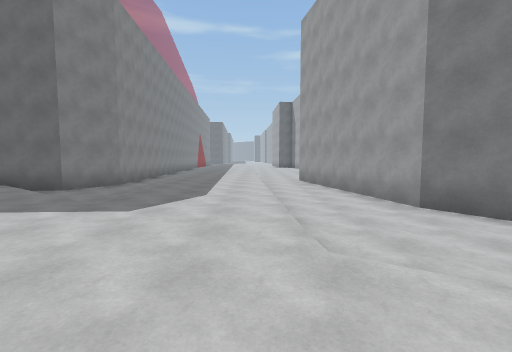
View 1 (above)

12 first-person views from a walk through a 3-D level made in the Unity game engine. The camera is 1.5 m above the floor, tilts 4° down and sees 90° across. The floor is counted in squares, 2 m on a side. Each view is taken from the middle of a square. On the plan, view 1 faces up. The plan holds only what a view shows up to about 9 squares ahead; the rest is blank. The place goes on beyond the plan. Surface patterns are stand-ins for the level's own textures.

View 2
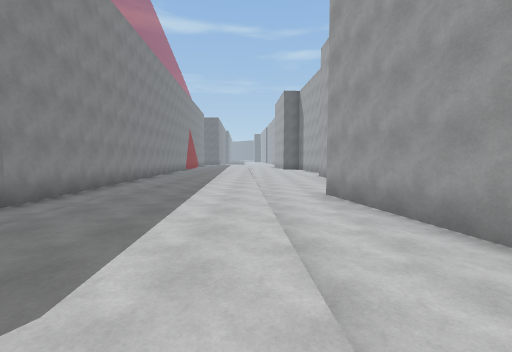

View 3
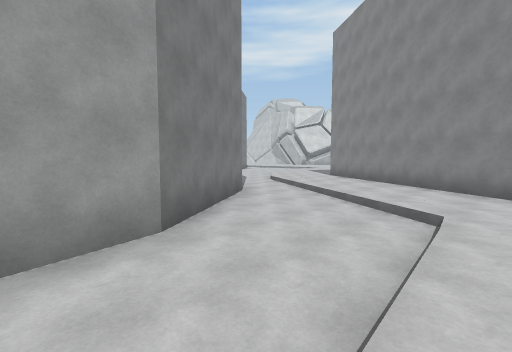

View 4
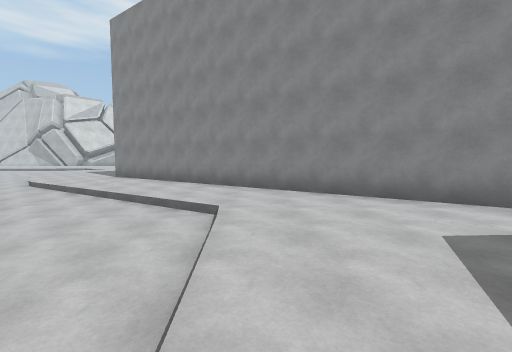

View 5
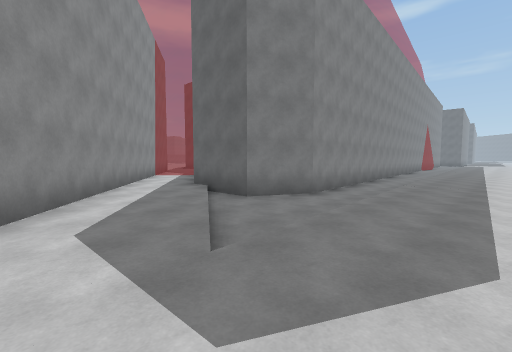

View 6
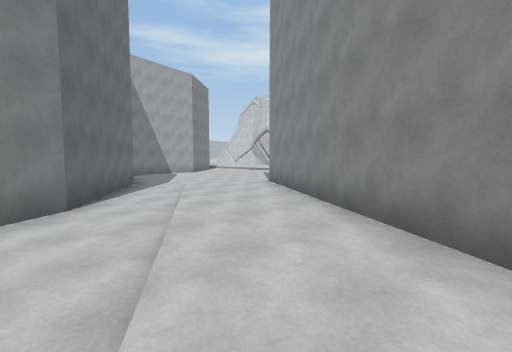

View 7
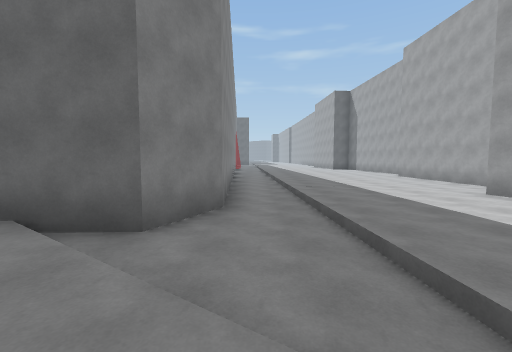

View 8
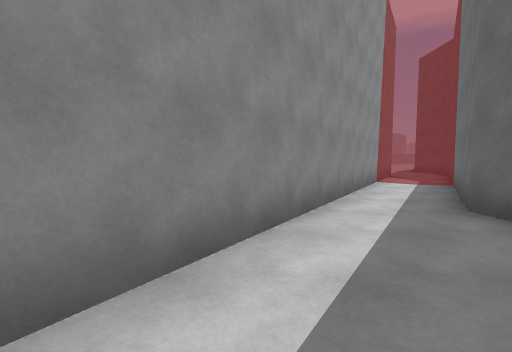

View 9
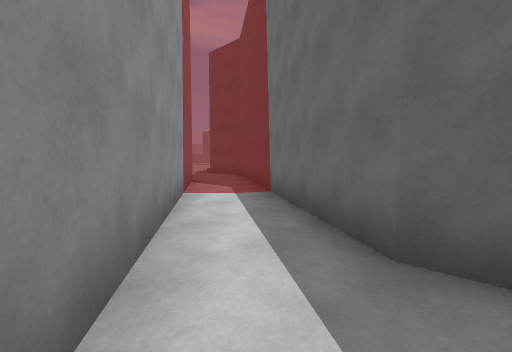

View 10
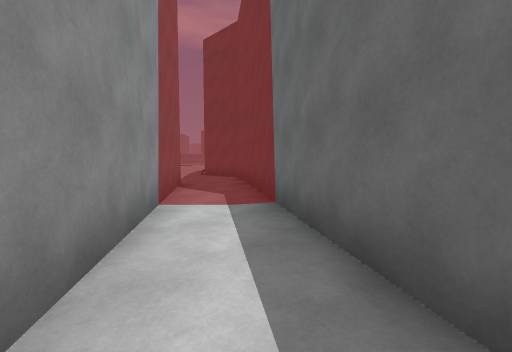

View 11
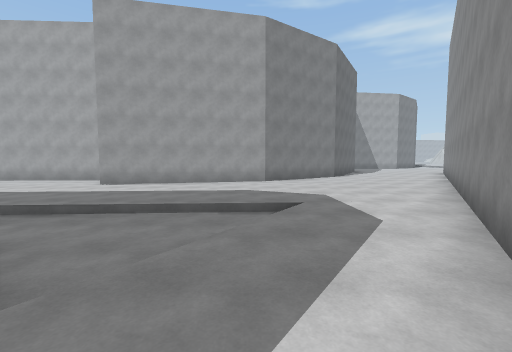

View 12
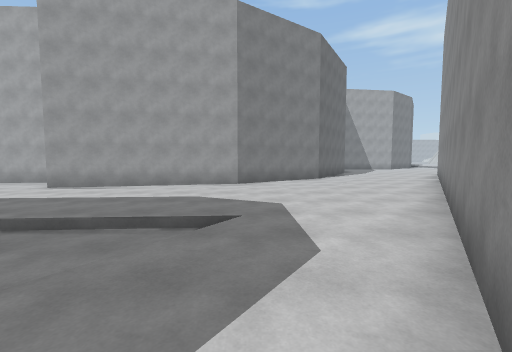

### Floor plan
Key: @ floor where view 1 was taken; # wall or solid block; . main floor; - floor 0.25 m lower than the main floor; / step, stairs or slope; = window, fence, low wall or low ledge.
Columns run from 15 left of view 1 to 9 right of it. Each row starts with its distance up from view 1.
 13           #-/../---#
 12 ==        #-/../---#
 11 ===       #-//./--
 10 =====#    #-/../-#
  9  ====##   #-/../-##
  8   ==..#####-/../--#
  7    ##...##--/...--#
  6     ##..../-/...--#
  5      ###.../-...--##
  4        ##.../...---#
  3         ###.....---##
  2           ##..../---##
  1            ###.../---##
  0              ##@.../--###
 -1               ###...//--#
 -2                 ##..../--
 -3                  ###.../
 -4                    ##.

Positions as (right, up) in squares from view 1, and headings:
1: (0, 0), facing up
2: (0, 4), facing up
3: (0, 6), facing down-right
4: (0, 6), facing down
5: (-1, 3), facing up-left
6: (0, 2), facing down-right
7: (-4, 4), facing up
8: (-4, 4), facing left
9: (-7, 5), facing up-left
10: (-8, 6), facing up-left
11: (-7, 5), facing right
12: (-6, 4), facing right
